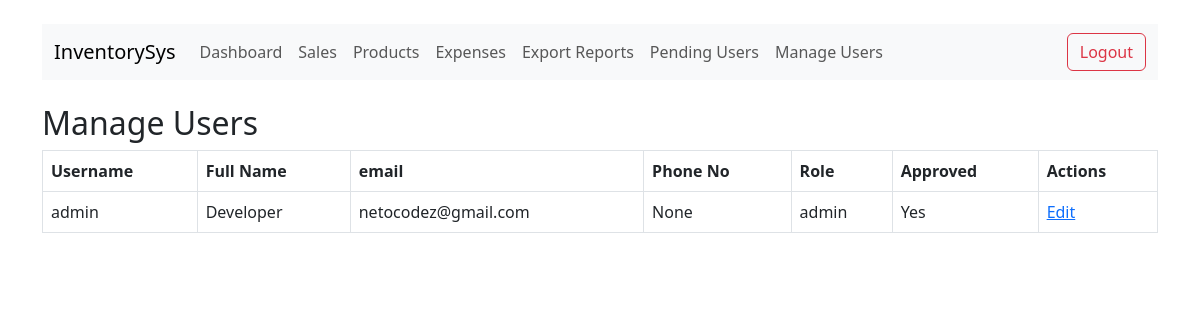
The app's page /admin/users (signed in) with its own data.
### models.py (models this page shows, shortened)
class User(db.Model, UserMixin):
    id = db.Column(db.Integer, primary_key=True)
    username = db.Column(db.String(80), unique=True, nullable=False)
    full_name = db.Column(db.String(120), nullable=False)       # Full name field
    email = db.Column(db.String(120), unique=True, nullable=False)  # Email should be unique and required
    phone_number = db.Column(db.String(20), unique=True, nullable=True)  # Optional, but unique if provided
    password = db.Column(db.String(200), nullable=False)
    role = db.Column(db.String(20), nullable=False, default='user')  # roles: admin, approver, user
    is_approved = db.Column(db.Boolean, default=False)
    def is_admin(self):
        return self.role == 'admin'

### app.py (the view)
@app.route('/admin/users')
@login_required
@admin_required
def manage_users():
    users = User.query.all()
    return render_template('admin_manage_users.html', users=users)

### app.py (called while the page is built)
@login_manager.user_loader
def load_user(user_id):
    return User.query.get(int(user_id))

def admin_required(f):
    @wraps(f)
    def decorated_function(*args, **kwargs):
        if not current_user.is_authenticated or not current_user.is_admin():
            abort(403)
        return f(*args, **kwargs)
    return decorated_function

### templates/admin_manage_users.html
{% extends 'base.html' %}
{% block content %}
<h2>Manage Users</h2>
<table class="table table-bordered">
    <thead>
        <tr>
            <th>Username</th>
            <th>Full Name</th>
            <th>email</th>
            <th>Phone No</th>
            <th>Role</th>
            <th>Approved</th>
            <th>Actions</th>
        </tr>
    </thead>
    <tbody>
    {% for user in users %}
        <tr>
            <td>{{ user.username }}</td>
            <td>{{ user.full_name }}</td>
            <td>{{ user.email }}</td>
            <td>{{ user.phone_number }}</td>
            <td>{{ user.role }}</td>
            <td>{{ 'Yes' if user.is_approved else 'No' }}</td>
            <td>
                <a href="{{ url_for('edit_user', user_id=user.id) }}">Edit</a>
            </td>
        </tr>
    {% endfor %}
    </tbody>
</table>
{% endblock %}

### records on screen
User: username "admin", full_name "Developer", email "netocodez@gmail.com", phone_number "None", role "admin", is_approved "Yes"
